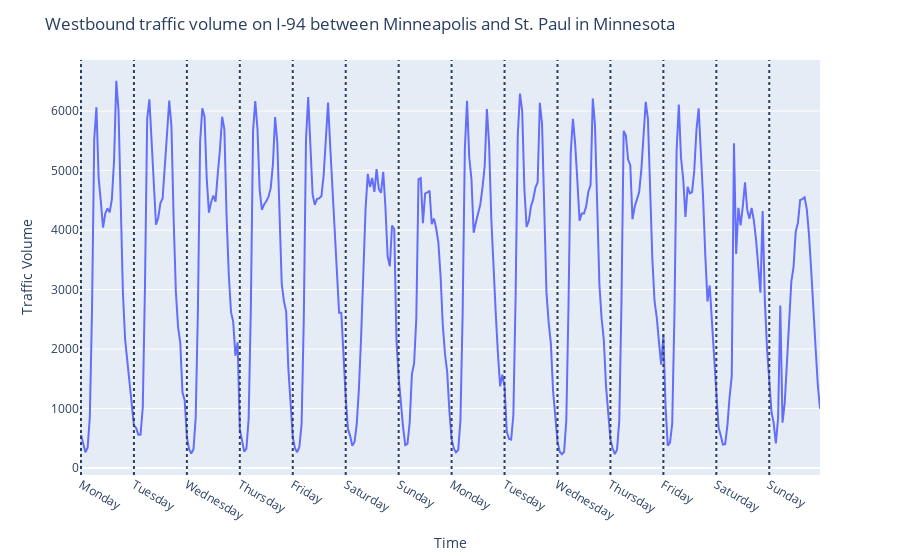

Source (notebook cell):
### Code cell
def plot_feature(title:str, feature:str='traffic_volume'):
    fig = px.line(df[79:79+14*24], x='date_time', y=feature)
    for date in date_list:
        fig.add_vline(date, line=dict(dash='dot'))
    fig.update_layout(
        xaxis= dict(
            tickmode = 'array',
            tickvals = date_list,
            ticktext = ['Monday', 'Tuesday', 'Wednesday', 'Thursday', 'Friday', 'Saturday', 'Sunday']*2
        ),
        yaxis_title=feature,
        xaxis_title='Time',
        title=title
    )  
    fig.show()

plot_feature('Westbound traffic volume on I-94 between Minneapolis and St. Paul in Minnesota', 'traffic_volume')

### Figure 1 — Plotly figure (JSON) as saved in the notebook; plotly's stock layout.template omitted (floating-point values rounded to 4 significant figures; data arrays with more than 128 entries replaced by an {"elided": "..."} marker saying what was removed)
{"data": [{"hovertemplate": "date_time=%{x}<br>traffic_volume=%{y}<extra></extra>", "legendgroup": "", "line": {"color": "#636efa", "dash": "solid"}, "marker": {"symbol": "circle"}, "mode": "lines", "name": "", "orientation": "v", "showlegend": false, "type": "scatter", "x": {"elided": "336 str values"}, "xaxis": "x", "y": {"elided": "336 float values"}, "yaxis": "y"}], "layout": {"legend": {"tracegroupgap": 0}, "margin": {"t": 60}, "shapes": [{"line": {"dash": "dot"}, "type": "line", "x0": "2016-10-03T00:00:00", "x1": "2016-10-03T00:00:00", "xref": "x", "y0": 0, "y1": 1, "yref": "y domain"}, {"line": {"dash": "dot"}, "type": "line", "x0": "2016-10-04T00:00:00", "x1": "2016-10-04T00:00:00", "xref": "x", "y0": 0, "y1": 1, "yref": "y domain"}, {"line": {"dash": "dot"}, "type": "line", "x0": "2016-10-05T00:00:00", "x1": "2016-10-05T00:00:00", "xref": "x", "y0": 0, "y1": 1, "yref": "y domain"}, {"line": {"dash": "dot"}, "type": "line", "x0": "2016-10-06T00:00:00", "x1": "2016-10-06T00:00:00", "xref": "x", "y0": 0, "y1": 1, "yref": "y domain"}, {"line": {"dash": "dot"}, "type": "line", "x0": "2016-10-07T00:00:00", "x1": "2016-10-07T00:00:00", "xref": "x", "y0": 0, "y1": 1, "yref": "y domain"}, {"line": {"dash": "dot"}, "type": "line", "x0": "2016-10-08T00:00:00", "x1": "2016-10-08T00:00:00", "xref": "x", "y0": 0, "y1": 1, "yref": "y domain"}, {"line": {"dash": "dot"}, "type": "line", "x0": "2016-10-09T00:00:00", "x1": "2016-10-09T00:00:00", "xref": "x", "y0": 0, "y1": 1, "yref": "y domain"}, {"line": {"dash": "dot"}, "type": "line", "x0": "2016-10-10T00:00:00", "x1": "2016-10-10T00:00:00", "xref": "x", "y0": 0, "y1": 1, "yref": "y domain"}, {"line": {"dash": "dot"}, "type": "line", "x0": "2016-10-11T00:00:00", "x1": "2016-10-11T00:00:00", "xref": "x", "y0": 0, "y1": 1, "yref": "y domain"}, {"line": {"dash": "dot"}, "type": "line", "x0": "2016-10-12T00:00:00", "x1": "2016-10-12T00:00:00", "xref": "x", "y0": 0, "y1": 1, "yref": "y domain"}, {"line": {"dash": "dot"}, "type": "line", "x0": "2016-10-13T00:00:00", "x1": "2016-10-13T00:00:00", "xref": "x", "y0": 0, "y1": 1, "yref": "y domain"}, {"line": {"dash": "dot"}, "type": "line", "x0": "2016-10-14T00:00:00", "x1": "2016-10-14T00:00:00", "xref": "x", "y0": 0, "y1": 1, "yref": "y domain"}, {"line": {"dash": "dot"}, "type": "line", "x0": "2016-10-15T00:00:00", "x1": "2016-10-15T00:00:00", "xref": "x", "y0": 0, "y1": 1, "yref": "y domain"}, {"line": {"dash": "dot"}, "type": "line", "x0": "2016-10-16T00:00:00", "x1": "2016-10-16T00:00:00", "xref": "x", "y0": 0, "y1": 1, "yref": "y domain"}], "title": {"text": "Westbound traffic volume on I-94 between Minneapolis and St. Paul in Minnesota"}, "xaxis": {"anchor": "y", "domain": [0, 1], "tickmode": "array", "ticktext": ["Monday", "Tuesday", "Wednesday", "Thursday", "Friday", "Saturday", "Sunday", "Monday", "Tuesday", "Wednesday", "Thursday", "Friday", "Saturday", "Sunday"], "tickvals": ["2016-10-03T00:00:00", "2016-10-04T00:00:00", "2016-10-05T00:00:00", "2016-10-06T00:00:00", "2016-10-07T00:00:00", "2016-10-08T00:00:00", "2016-10-09T00:00:00", "2016-10-10T00:00:00", "2016-10-11T00:00:00", "2016-10-12T00:00:00", "2016-10-13T00:00:00", "2016-10-14T00:00:00", "2016-10-15T00:00:00", "2016-10-16T00:00:00"], "title": {"text": "Time"}}, "yaxis": {"anchor": "x", "domain": [0, 1], "title": {"text": "Traffic Volume"}}}}
